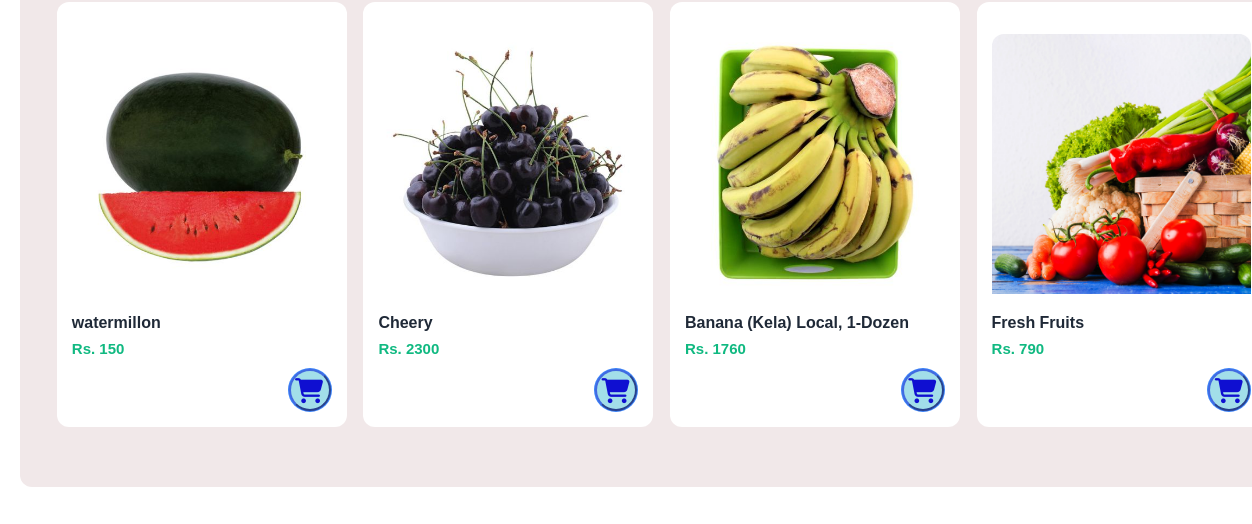
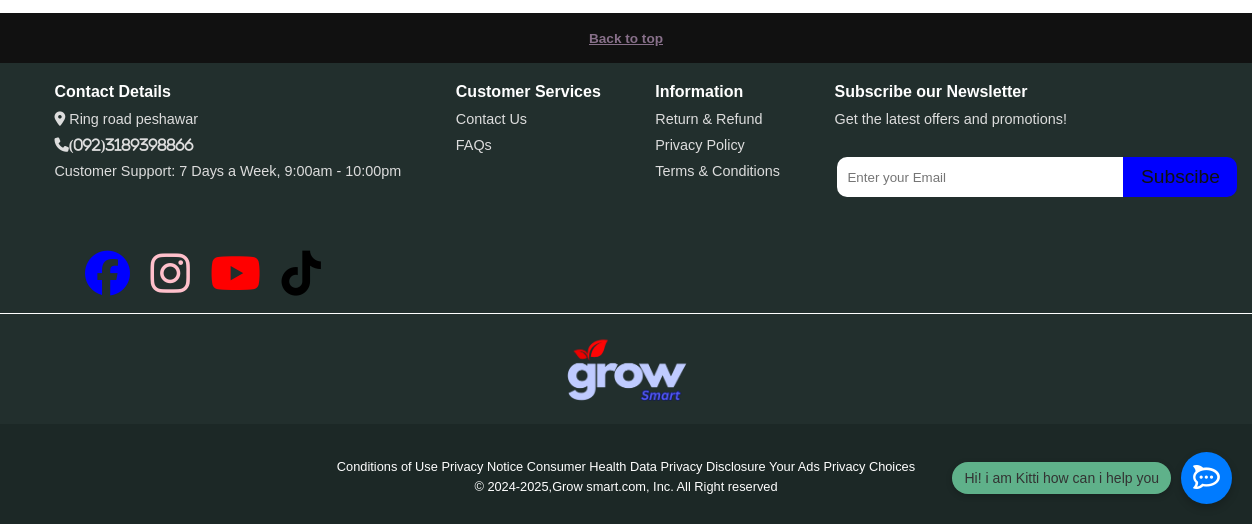
Page /Fruit.html (signed in, lower part) on the earlier database version (2 pictures, top to bottom).
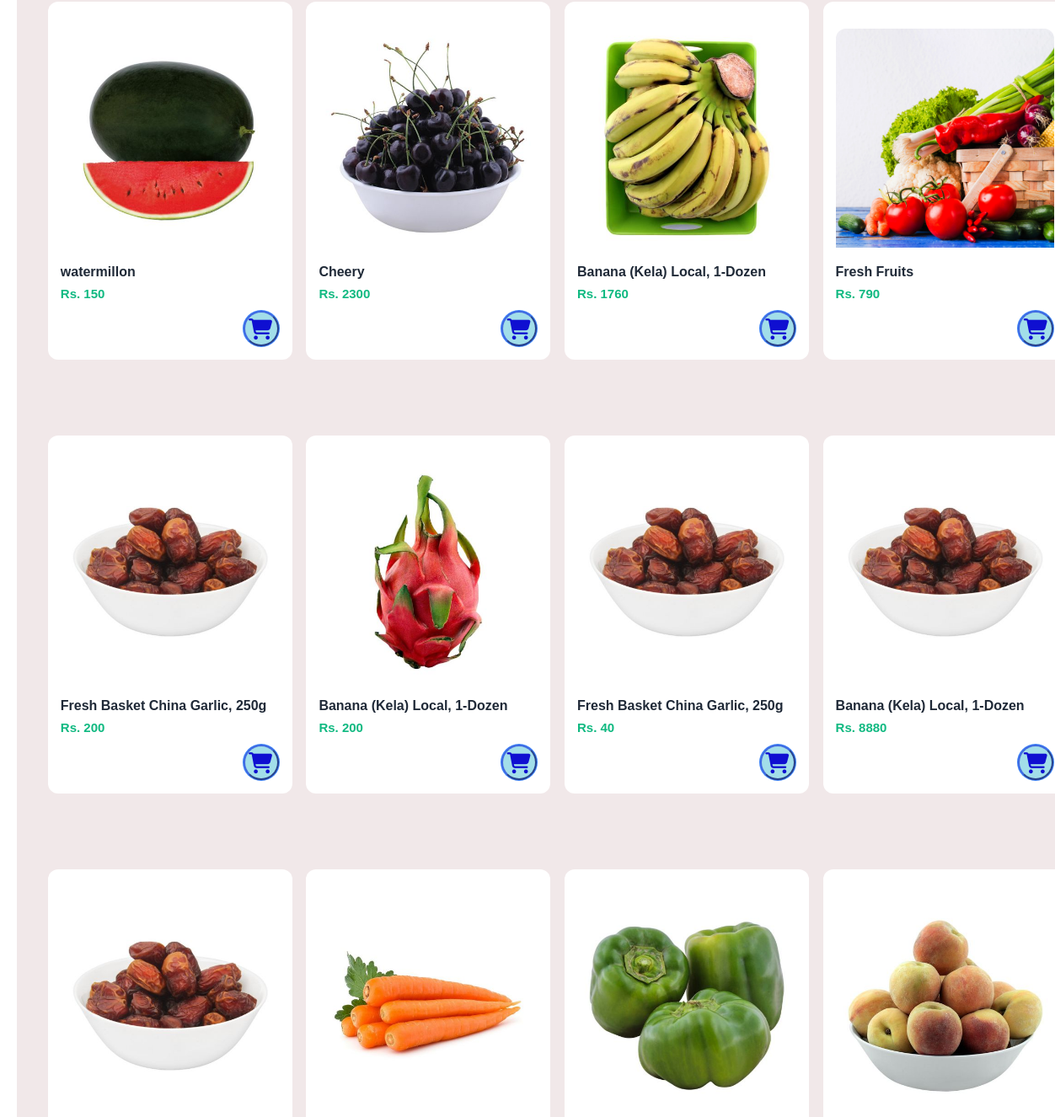
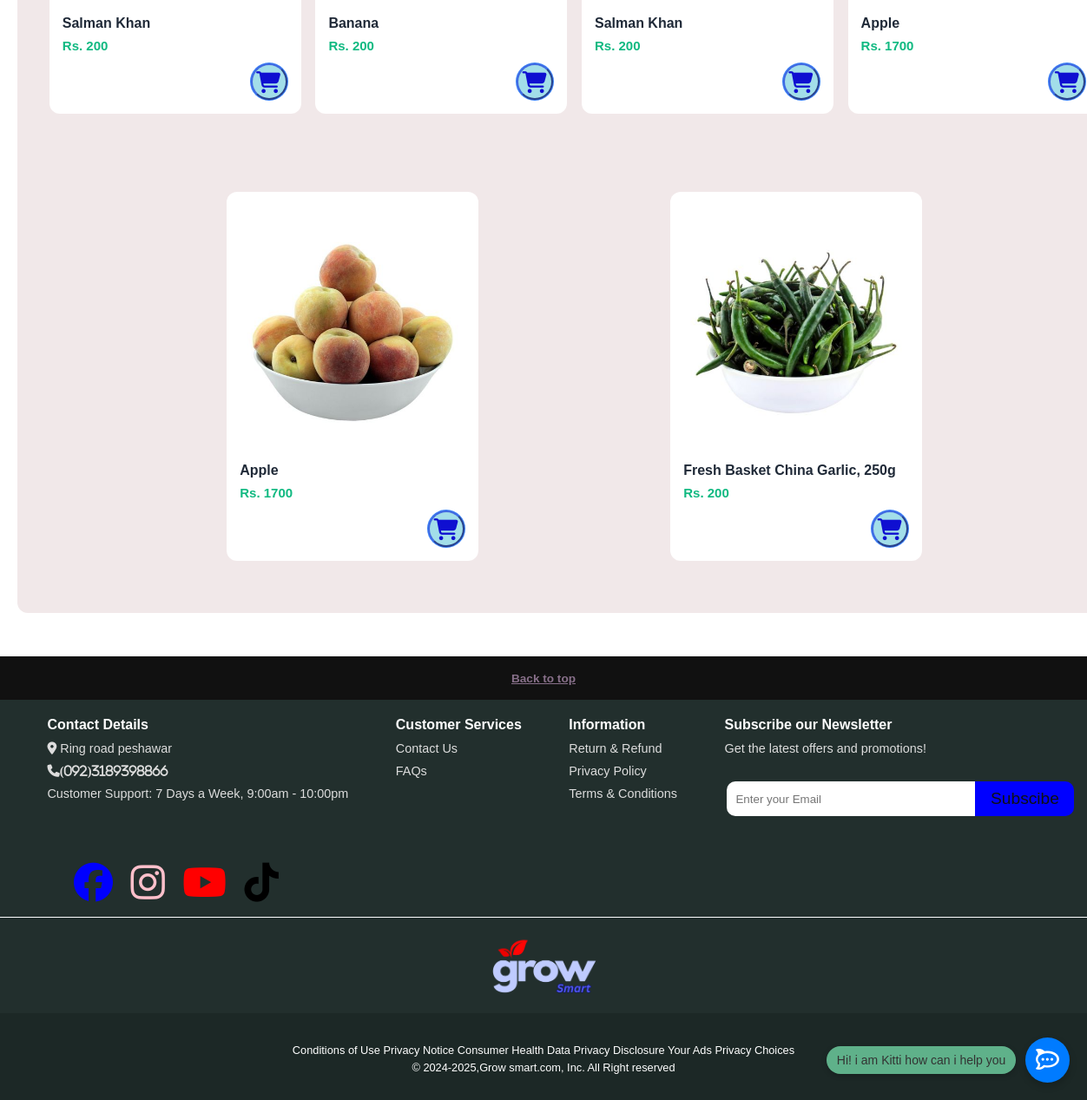
Same page on the later database version (2 pictures, top to bottom).
### home/models.py (models this page shows, shortened)
class Product(models.Model):
    name = models.CharField(max_length=50)
    desc = models.CharField(max_length=50)
    price = models.IntegerField()
    category = models.CharField(max_length=50, default='')
    subcategory = models.CharField(max_length=50, default='')
    image = models.ImageField(upload_to='product', default='')
    data=models.DateField()
    stock = models.IntegerField(default=None, blank=True, null=True)
    owner = models.ForeignKey(User, default=None, blank=True, null=True, on_delete=models.CASCADE)

### home/views.py (the view)
# urls.py: path('Fruit.html',views.fruit,name='fruit-catagory'),
def fruit(request):
    if request.user.is_anonymous:
        return redirect('login')
    context={
        'products':Product.objects.all()
    }
    return render(request,'fruit.html',context)

### templates/Fruit.html (shortened to what this page needs)
{%load static%}
<!DOCTYPE html>
<html lang="en">
<head>
    <link rel="stylesheet" href="{% static 'style.css'%}">
</head>
<body>
   <div id="chatbot-container">
  <div id="chatbot-text">Hi! i am Kitti how can i help you </div>
  <div id="chatbot-icon">
    <i class="fa-brands fa-rocketchat"></i>
  </div>
</div>
 <div class="shop-section">
  {% for product in products %}
  {% if product.category == 'fruit' or product.category == 'Fruit' or product.category == 'fruits' or product.category == 'Fruits'%}
  <div class="box" onclick="window.location.href='{% url 'productdisplay' product.id %}'">
    <div class="box-content">
      <div class="box-img" style="background-image: url('{{ product.image.url }}');"></div>
      <p class="product-name">{{ product.name }}</p>
      <p id="price">Rs. {{ product.price }}</p>
       <form  action="{% url 'add_carts' product.id %}" method="POST">
      <div class="add-to-cart">
      <div class=" tooltip">
  <button type="submit" class="icon-button" style="cursor:pointer;border-radius:50px;border-color:#4169E1;height:42px;width:42px;background-color:#A2DEE9;"   onclick="event.stopPropagation();"><i class="fa-solid fa-cart-shopping add-to-cart-icon" style=" transform: translate(-20%,-4px);color:#0F0FD1;"></i></button>
      </div>
</div>
</form>
    </div>
  </div>
  {% endif %}
  {% endfor %}
</div>
 <footer>
    <div class="navfooterbacktotoptext">
        <a href="#top-section"><p>Back to top</p></a>
    </div>
    <div class="foot-panel2">
      <ul>
        <p>Contact Details</p>
        <a> <i class="fa-solid fa-location-dot"></i> Ring road peshawar</a>
        <a>
       <a><i class="fa-solid fa-phone">(092)3189398866</i> </a>
        <a>Customer Support: 7 Days a Week, 9:00am - 10:00pm </a>
        <div class="social-media">
  <a href="https:\\www.facebook.com" class="fa-facebook social-m"><i class="fa-brands fa-facebook"></i></a>
  <a href="https:\\www.instagram.com"class="instagram social-m"><i class="fa-brands fa-instagram"></i></a>
  <a href="https:\\www.youtube.com"  class="youtube social-m"><i class="fa-brands fa-youtube"></i></a>
  <a href="https:\\www.tiktok.com"   class="tiktok social-m"><i class="fa-brands fa-tiktok"></i>
        </a>
        </div>
      </ul>
<ul>
<p>Customer Services</p>
<a>Contact Us</a>
<a>FAQs</a>
</ul>
<ul>
<p>Information</p>
<a>Return & Refund</a>
<a>Privacy Policy</a>
<a>Terms & Conditions </a>
</ul>
<ul>
<p>Subscribe our Newsletter</p>
<a>Get the latest offers and promotions!</a>
<div class="Newsletter">
<input placeholder="Enter your Email" class="email">
<div class="Subscribe">Subscibe</div>
</div>
</ul>
</div>
<div class="foot-panel3">
<a href="index" class="logo2"></a>
</div>
<div class="foot-panel4">
 <div class="pages">
<a> Conditions of Use</a>
<a>Privacy Notice</a>
<a>Consumer Health Data Privacy Disclosure</a>
<a>Your Ads Privacy Choices</a>
 </div>
 <div class="copyright">
  © 2024-2025,Grow smart.com, Inc. All Right reserved
 </div>
</div>
</footer>
</body>
</html>

Differences in the rows shown:
added Product: image (picture), name "Fresh Basket China Garlic, 250g", price "200"
added Product: image (picture), name "Banana (Kela) Local, 1-Dozen", price "200"
added Product: image (picture), name "Fresh Basket China Garlic, 250g", price "40"
added Product: image (picture), name "Banana (Kela) Local, 1-Dozen", price "8880"
added Product: image (picture), name "Salman Khan", price "200"
added Product: image (picture), name "Banana", price "200"
added Product: image (picture), name "Salman Khan", price "200"
added Product: image (picture), name "Apple", price "1700"
added Product: image (picture), name "Apple", price "1700"
added Product: image (picture), name "Fresh Basket China Garlic, 250g", price "200"
